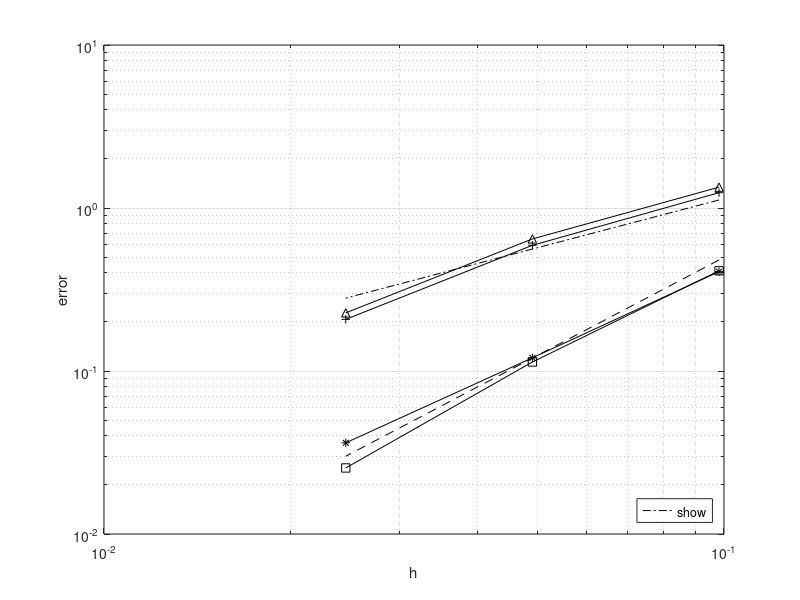

Recreate this plot in MATLAB.
% BE
mesh_size = [2*pi/64,2*pi/128,2*pi/256];
reference1 = [4,2,1];
reference2 = [16,4,1];
error_Bou_gamma2 = [1.24161,0.59037,0.207452];
error_Bou_gamma3 = [1.34259,0.645926,0.227338];
error_Dis_gamma2 = [0.407013,0.120438,0.0362604];
error_Dis_gamma3 = [0.411982,0.113573,0.0254156];
loglog(mesh_size,0.28*reference1,'-.k','DisplayName','$$O(h)$$')
hold on;
loglog(mesh_size,0.03*reference2,'--k','DisplayName','$$O(h^2)$$')
loglog(mesh_size,error_Bou_gamma2,'-k+','DisplayName','$$\gamma=2$$, Boundary')
loglog(mesh_size,error_Bou_gamma3,'-k^','DisplayName','$$\gamma=3$$, Boundary')
loglog(mesh_size,error_Dis_gamma2,'-k*','DisplayName','$$\gamma=2$$, Distributed')
loglog(mesh_size,error_Dis_gamma3,'-ks','DisplayName','$$\gamma=3$$, Distributed')
legend('show', 'Location', 'southeast');
grid on;
xlabel('h');
ylabel('error');